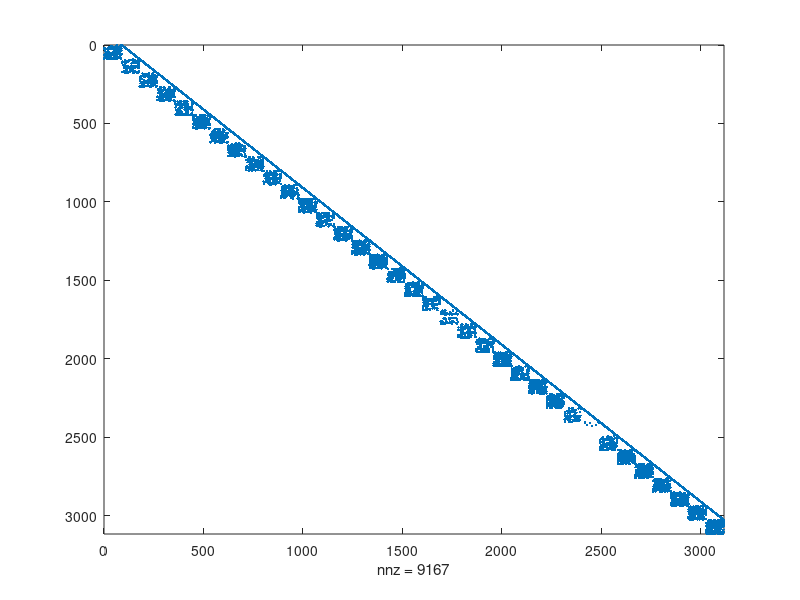

Write the MATLAB code that produced this figure. (Note: this script raises an error after producing the figure.)
% Description: compares the approximation of resolvent-based subgraph 
% centrality obtained with the shifted Arnoldi approach [1, Sec. 5.2.2]
% to the 'exact' quantity computed with the backslash for the temporal 
% E-Mail EU network and plots the approximation error used in [1, Fig. 7].
% 
% [1] Bergermann, K. & Stoll, M. (2021) Fast computation of matrix 
% function-based centrality measures for layer-coupled multiplex networks. 
% https://arxiv.org/abs/2104.14368v3
% 
% Kai Bergermann, 2021

%% load subroutines
addpath('../subroutines')
addpath('../subroutines/funm_kryl')

%% load intra-layer adjacency matrices
load data/email_adjacencies_15d.mat
A_layer_adjacencies = A_intra;

% extract network size
n=size(A_layer_adjacencies{1},1);
L=size(A_layer_adjacencies,1);
nL=n*L;

%% choose inter-layer coupling
interlayer_type=3;
switch interlayer_type
    case 1 % all-to-all (self-edges excluded)
        interlayer_adjacency_matrix = sparse(ones(L)-eye(L));
    case 2 % all-to-all including self-edges
        interlayer_adjacency_matrix = ones(L);
    case 3 % temporal (uni-directional [forward])
        interlayer_adjacency_matrix = spdiags([zeros(L,1),ones(L,1)],0:1,L,L);
end

%% assemble supra-adjacency matrix
A_intra = spalloc(nL,nL,nL);
for l=1:L
  ids = (l-1)*n + (1:n);
  A_intra(ids,ids) = A_layer_adjacencies{l}; %intra-layer block matrix
end

omegas = 10^[0];

A = A_intra + omegas(1) * kron(interlayer_adjacency_matrix,speye(n));

% spy plot of supra-adjacency matrix
figure(1)
spy(A)

% compute largest eigenvalue
lambda_max=eigs(A,1);

%% compute resolvent-based subgraph centrality
% set parameter alpha
alpha=0.5/lambda_max;

% 'exact' result computed with the backslash
SCres=diag((eye(size(A))-alpha*A)\eye(size(A)));

% specify range of iterations
maxit=2:10;
SCres_shifted=zeros(nL,length(maxit));

% loop over range of iterations to approximate SCres with Krylov subspace
% methods
for j=1:length(maxit)
    %% SC part two: shifted term
    tic
    % set funm_kryl parameters    
    param.function = @(A) (eye(size(A))-alpha*A)\eye(size(A));
    param.restart_length = maxit(j);
    param.max_restarts = 1;
    param.hermitian = 0;          % set 0 if A is not Hermitian
    param.V_full = 0;             % set 1 if you need Krylov basis
    param.H_full = 1;             % if using rational functions you can set this 0
    param.exact = [];             % if not known set to []
    param.bound = 0;              % returns upper and lower bounds (after some cycles)
    param.stopping_accuracy = 1e-12;  % stopping accuracy
    param.inner_product = @inner_product;
    param.thick = [];             % thick-restart function  
    param.min_decay = 0.95;       % we desire linear error reduction of rate < .95 
    param.waitbar = 0;            % show waitbar 
    param.reorth_number = 0;      % #reorthogonalizations
    param = param_init(param);    % check and correct param structure

    % approximate KC according to [1, Sec. 5.1]
    [SCres_part_two,~] = funm_kryl(A,ones(nL,1),param);
    toc

    %% SC part one: e_i^T f(A) [e_i+1]
    SCres_part_one=zeros(nL,1);

    tic
    % loop over unit vectors
    for i=1:nL
        ei=zeros(nL,1); ei(i)=1;
        shift_vector=ones(nL,1);

        % approximate shifted parts according to [1, Sec. 5.1]
        [SCres_part_one_temp,out2] = funm_kryl(A,ei+shift_vector,param);
        SCres_part_one(i)=SCres_part_one_temp(i);
    end
    toc

    % total approximation as described in [1, Sec. 5.2.2]
    SCres_shifted(:,j)=SCres_part_one-SCres_part_two;
end

%% error plot
figure(2)
semilogy(maxit,max(abs(SCres-SCres_shifted)))

